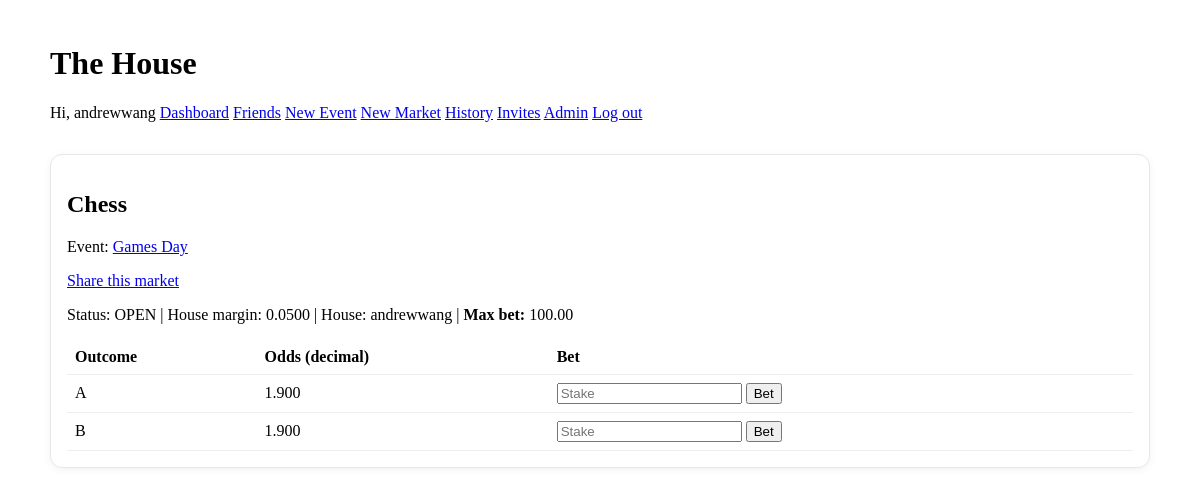
The page /markets/2/settle/ (signed in) on the database its author committed.
### bets/models.py (models this page shows, shortened)
class Market(models.Model):
    OPEN = 'OPEN'
    SUSPENDED = 'SUSPENDED'
    SETTLED = 'SETTLED'
    STATUSES = [(OPEN,'Open'),(SUSPENDED,'Suspended'),(SETTLED,'Settled')]
    title = models.CharField(max_length=200)
    creator = models.ForeignKey(User, on_delete=models.CASCADE, related_name='created_markets')
    house = models.ForeignKey(User, on_delete=models.SET_NULL, null=True, blank=True, related_name='house_markets')
    event = models.ForeignKey(Event, on_delete=models.CASCADE, null=True, blank=True, related_name='markets')
    house_margin = models.DecimalField(max_digits=5, decimal_places=4, default=Decimal('0.05'))
    status = models.CharField(max_length=12, choices=STATUSES, default=OPEN)
    closes_at = models.DateTimeField(null=True, blank=True)
    created_at = models.DateTimeField(default=timezone.now)
    max_bet_limit = models.DecimalField(max_digits=12, decimal_places=2, default=Decimal('100.00'))

class Event(models.Model):
    name = models.CharField(max_length=120)
    description = models.TextField(blank=True)
    creator = models.ForeignKey(User, on_delete=models.CASCADE, related_name='created_events')
    created_at = models.DateTimeField(default=timezone.now)
    is_active = models.BooleanField(default=True)
    default_house = models.ForeignKey(
        User, on_delete=models.SET_NULL, null=True, blank=True,
        related_name='events_as_default_house'
    )

class Outcome(models.Model):
    market = models.ForeignKey(Market, on_delete=models.CASCADE, related_name='outcomes')
    title = models.CharField(max_length=120)
    slider_weight = models.PositiveIntegerField(default=0) # 0‑100 as set by creator
    implied_probability = models.DecimalField(max_digits=8, decimal_places=6, default=Decimal('0')) # after normalization×(1+m)
    decimal_odds = models.DecimalField(max_digits=8, decimal_places=3, default=Decimal('0.00'))
    is_winner = models.BooleanField(null=True, blank=True)
    class Meta:
        ordering = ['id']

### bets/views.py (the view)
# urls.py: path('markets/<int:pk>/settle/', views.market_settle, name='market_settle'),
@login_required
def market_settle(request, pk: int):
    mkt = get_object_or_404(Market, pk=pk)
    if request.user != mkt.creator and request.user != mkt.house and not request.user.is_superuser:
        messages.error(request, 'Only the market creator or house can settle this market.')
        return redirect('bets:market_detail', pk=mkt.pk)
    if request.method == 'POST':
        outcome_id = int(request.POST['winning_outcome_id'])
        outcome = get_object_or_404(Outcome, pk=outcome_id, market=mkt)
        settle_market(mkt, outcome)
        messages.success(request, 'Market settled.')
        return redirect('bets:market_detail', pk=mkt.pk)
    return render(request, 'bets/market_detail.html', {'market': mkt})

### bets/context_processors.py (called while the page is built)
def invite_counts(request):
    if not request.user.is_authenticated:
        return {'invite_count': 0}
    uid = request.user.id
    total = 0
    total += FriendshipRequest.objects.filter(to_user_id=uid, status='PENDING', seen=False).count()
    total += EventInvite.objects.filter(to_user_id=uid, status='PENDING', seen=False).count()
    total += MarketShareRequest.objects.filter(to_user_id=uid, status='PENDING', seen=False).count()
    return {'invite_count': total}

### bets/templatetags/formatting.py (called while the page is built)
@register.filter
def money(val):
    if val is None or val == '':
        return "0.00"
    d = Decimal(val).quantize(TWOP, rounding=ROUND_HALF_UP)
    return f"{d:.2f}"

### bets/templates/bets/market_detail.html (shortened to what this page needs)
{% extends 'bets/base.html' %}
{% load formatting %}
{% block content %}
    <div class="card">
        <h2>{{ market.title }}</h2>
        {% if market.event %}<p>Event: <a href="{% url 'bets:event_detail' market.event.pk %}">{{ market.event.name }}</a></p>{% endif %}
        {% if user == market.creator or user == market.house or user.is_superuser %}
            <p><a href="{% url 'bets:market_share_invite' market.pk %}">Share this market</a></p>
        {% endif %}
        <p>
            Status: {{ market.status }}
            | House margin: {{ market.house_margin }}
            | House: {{ market.house|default:market.creator|default:"—" }}
            | <strong>Max bet:</strong> {{ market.max_bet_limit|money }}
        </p>
        <table class="table">
            <thead>
                <tr><th>Outcome</th><th>Odds (decimal)</th><th>Bet</th></tr>
            </thead>
            <tbody>
                {% for oc in market.outcomes.all %}
                <tr>
                    <td>{{ oc.title }}</td>
                    <td>{{ oc.decimal_odds }}</td>
                    <td>
                        {% if market.status == 'OPEN' %}
                        <form method="post">
                            <input type="number" name="stake" min="1" step="0.01" placeholder="Stake" />
                            <button name="place_wager">Bet</button>
                        </form>
                        {% else %}
                            —
                        {% endif %}
                    </td>
                </tr>
                {% endfor %}
            </tbody>
        </table>
    </div>
{% endblock %}

### bets/templates/bets/base.html (shortened to what this page needs)
{% load static %}
<!doctype html>
<html lang="en">
<head>
  <link rel="stylesheet" href="{% static 'bets/styles.css' %}">
</head>
<body>
  <header class="container">
    <h1>The House</h1>
    <nav>
      {% if user.is_authenticated %}
        <span>Hi, {{ user.username }}</span>
        <a href="{% url 'bets:dashboard' %}">Dashboard</a>
        <a href="{% url 'bets:friends' %}">Friends</a>
        <a href="{% url 'bets:event_create' %}">New Event</a>
        <a href="{% url 'bets:market_create' %}">New Market</a>
        <a href="{% url 'bets:market_history' %}">History</a>
        <a href="{% url 'bets:invites' %}">Invites{% if invite_count %} ({{ invite_count }}){% endif %}</a>
        {% if user.is_superuser %}<a href="{% url 'admin:index' %}">Admin</a>{% endif %}
        <a href="{% url 'bets:logout' %}">Log out</a>
      {% else %}
        <a href="{% url 'login' %}">Log in</a>
      {% endif %}
    </nav>
  </header>
  <main class="container">
    {% block content %}{% endblock %}
  </main>
</body>
</html>

### static/bets/styles.css (style rules this page uses)
:root { --pad: 1rem; }
.container { max-width: 1100px; margin: 0 auto; padding: var(--pad); }
.card { border: 1px solid #e5e7eb; border-radius: 12px; padding: var(--pad); background: #fff; box-shadow: 0 2px 8px rgba(0,0,0,.05); }
.table { width: 100%; border-collapse: collapse; }
.table th, .table td { border-bottom: 1px solid #eee; padding: .5rem; text-align: left; }

### rows shown on the page
Market: title "Chess", event.name "Games Day", status "OPEN", house_margin "0.0500", house "andrewwang", max_bet_limit "100.00"
Outcome: title "A", decimal_odds "1.900"
Outcome: title "B", decimal_odds "1.900"

### other values the page prints
{{ user.username }} "andrewwang"
